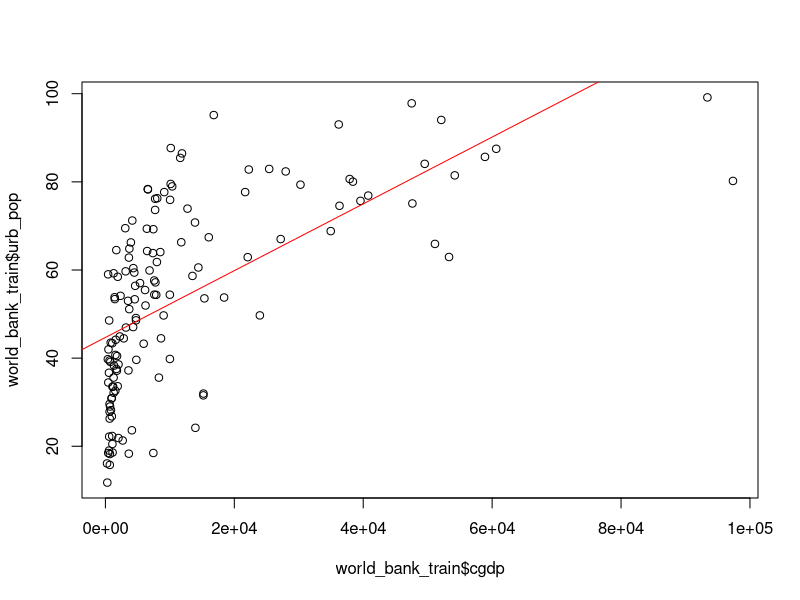
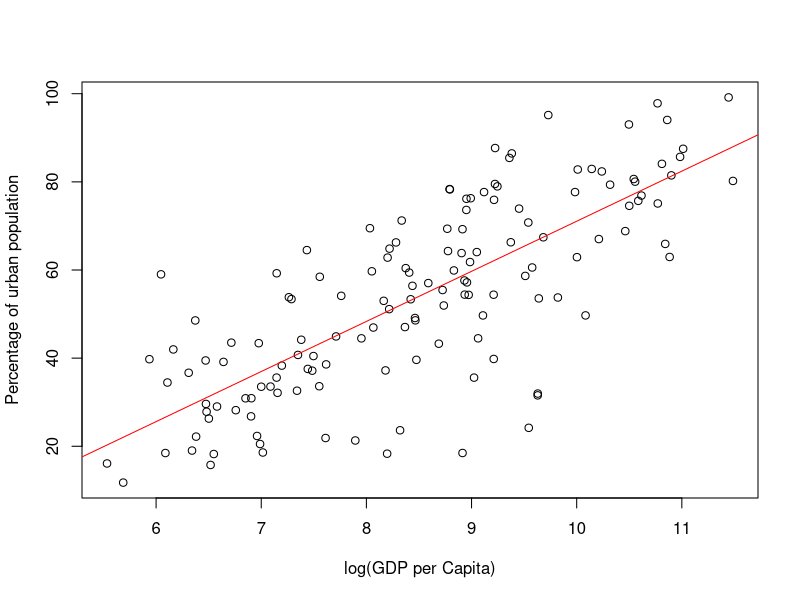
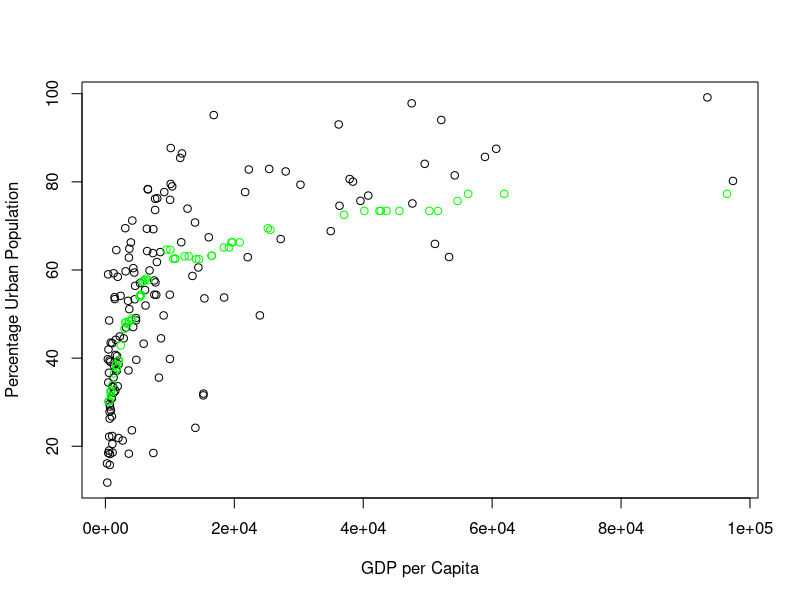
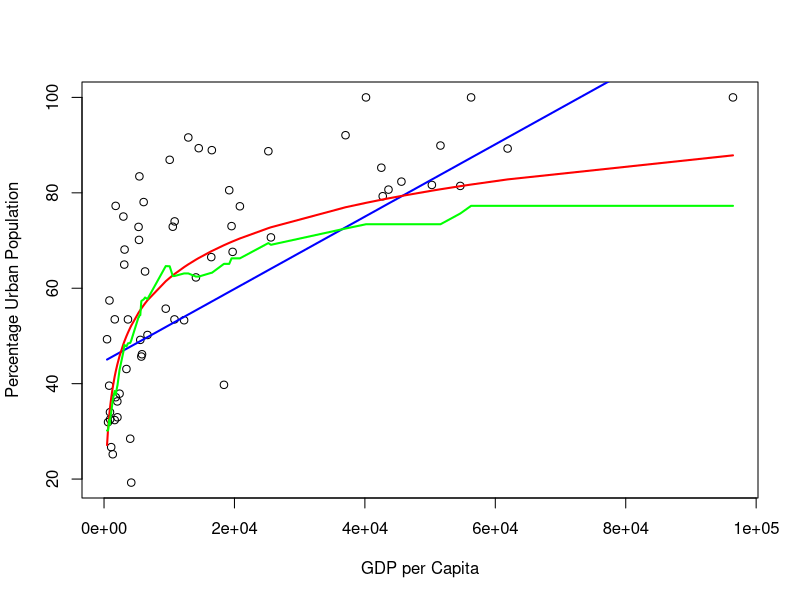

The R script that drew these images, in order:
# You are given data on GDP per capita and its relation to the percentage of urban 
# population for several UN countries, measured in the year 2014 (Source: The World Bank). 

# Read in your data set and assign to the object:
world_bank_test<- read.table("./worldtest.txt", header  = TRUE)
world_bank_train<- read.table("./worldtrain.txt", header  = TRUE)

## Build a linear model, lm_wb

# Plot urb_pop as function of cgdp
plot(world_bank_train$cgdp, world_bank_train$urb_pop)

# Set up a linear model between the two variables: lm_wb
lm_wb <- lm(urb_pop~cgdp, data=world_bank_train)

# Add a red regression line to your scatter plot
abline(lm_wb$coefficients, col="red")

# Summarize lm_wb and select R-squared
summary(lm_wb)$r.squared


# In the last exercise, your scatter plot didn't show a strong linear relationship. 
# You confirmed this with the regression line and Rsquared

# To improve your model, take a step back and study the nature of the data. 
# The predictor variable is numerical, while the response variable is expressed in
# percentiles. It would make more sense if there were a linear relationship between 
# the percentile changes of the GDP / capita and the changes in the response.
# 
# To obtain an estimation of percentile changes, take the natural logarithm of the 
# GDP / capita and use this as your new predictor variable.
 
## Build the log-linear model

# Plot: change the formula and xlab
plot(urb_pop ~ log(cgdp), data = world_bank_train,
     xlab = "log(GDP per Capita)",
     ylab = "Percentage of urban population")

# Linear model: change the formula
lm_wb_log <- lm(urb_pop ~ log(cgdp), data = world_bank_train)

# Add a red regression line to your scatter plot
abline(lm_wb_log$coefficients, col = "red")

# Summarize lm_wb_log and select R-squared
summary(lm_wb_log)$r.squared


## Does the model generalize??

# Above, you were advised to take the logarithm of GDP per capita. Both the regression 
# line and R2R2 showed a better result for the log-linear model, lm_wb_log, than 
# for the simple linear model, lm_wb.

# You might be wondering whether we were misguiding you and had you produce an overfit? 
# Test if your model generalizes well. You'll be comparing the RMSE for train and test sets

# Calculate rmse_train
rmse_train <- sqrt(mean(lm_wb_log$residuals ^ 2))

# The real percentage of urban population in the test set, the ground truth
world_bank_test_truth <- world_bank_test$urb_pop

# The predictions of the percentage of urban population in the test set
world_bank_test_input <- data.frame(cgdp = world_bank_test$cgdp)
world_bank_test_output <- predict(lm_wb_log, world_bank_test_input)

# The residuals: the difference between the ground truth and the predictions
res_test <- world_bank_test_output - world_bank_test_truth


# Use res_test to calculate rmse_test
rmse_test <- sqrt(mean(res_test ^ 2))

# Print the ratio of the test RMSE over the training RMSE
rmse_test/rmse_train
# The test's RMSE is only slightly larger than the training RMSE. This means that 
# your model generalizes well to unseen observations. You can conclude the 
# logarithm transformation did improve your model. It fits your data better and 
# does a good job at generalizing!       

        
## Your own k-NN algorithm!
# This k-NN model is actually simply a function that takes test and training data 
# and predicts response variables on the fly: my_knn().

# We went ahead and defined a function my_knn that contains a k-NN algorithm. 
# Its arguments are:
# x_pred: predictor values of the new observations (this will be the cgdp column of world_bank_test),
# x: predictor values of the training set (the cgdp column of world_bank_train),
# y: corresponding response values of the training set (the urb_pop column of world_bank_train),
# k: the number of neighbors (this will be 30).
# The function returns the predicted values for your new observations (predict_knn).
# 
# You'll apply a k-NN algorithm to the GDP / capita of the countries in 
# world_bank_test to predict their percentage of urban population.

my_knn <- function(x_pred, x, y, k){
        m <- length(x_pred)
        predict_knn <- rep(0, m)
        for (i in 1:m) {
                
                # Calculate the absolute distance between x_pred[i] and x
                dist <- abs(x_pred[i] - x)
                
                # Apply order() to dist, sort_index will contain
                # the indices of elements in the dist vector, in
                # ascending order. This means sort_index[1:k] will
                # return the indices of the k-nearest neighbors.
                sort_index <- order(dist)
                
                # Apply mean() to the responses of the k-nearest neighbors
                predict_knn[i] <- mean(y[sort_index[1:k]])
                
        }
        return(predict_knn)
}
###

# world_bank_train and world_bank_test are pre-loaded

# Apply your algorithm on the test set: test_output
test_output <- my_knn(world_bank_test$cgdp, world_bank_train$cgdp, world_bank_train$urb_pop, 30)

# Have a look at the plot of the output
plot(world_bank_train,
     xlab = "GDP per Capita",
     ylab = "Percentage Urban Population")
points(world_bank_test$cgdp, test_output, col = "green")

# Now let's compare the k-NN results with the linear regression to see which one is the best model!


## Parametric vs non-parametric!

# So now you've build three different models for the same data: - a simple linear 
# model, lm_wb, - a log-linear model, lm_wb_log and - a non-parametric k-NN model. 
# You'll calculate the RMSE of the test set for the simple linear, log-linear and 
# k-NN regression. Have a look at the results, which regression approach performs the best?

# Define ranks to order the predictor variables in the test set
ranks <- order(world_bank_test$cgdp)

# Scatter plot of test set
plot(world_bank_test,
     xlab = "GDP per Capita", ylab = "Percentage Urban Population")

# Predict with simple linear model and add line
test_output_lm <- predict(lm_wb, data.frame(cgdp = world_bank_test$cgdp))
lines(world_bank_test$cgdp[ranks], test_output_lm[ranks], lwd = 2, col = "blue")

# Predict with log-linear model and add line
test_output_lm_log <- predict(lm_wb_log, data.frame(cgdp = world_bank_test$cgdp))
lines(world_bank_test$cgdp[ranks], test_output_lm_log[ranks], lwd = 2, col = "red")

# Predict with k-NN and add line
test_output_knn <- my_knn(world_bank_test$cgdp, world_bank_train$cgdp, world_bank_train$urb_pop, 30)
lines(world_bank_test$cgdp[ranks], test_output_knn[ranks], lwd = 2, col = "green")


# Calculate RMSE on the test set for simple linear model
sqrt(mean( (test_output_lm - world_bank_test$urb_pop) ^ 2))

# Calculate RMSE on the test set for log-linear model
sqrt(mean( (test_output_lm_log - world_bank_test$urb_pop) ^ 2))

# Calculate RMSE on the test set for k-NN technique
sqrt(mean( (test_output_knn - world_bank_test$urb_pop) ^ 2))

#### The log-linear model seems to give the best RMSE on the test set!
